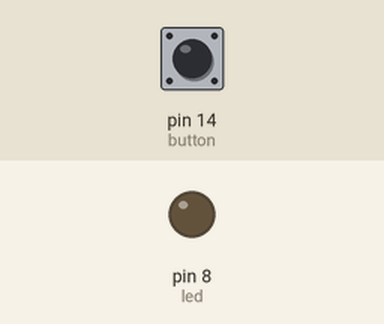
This sketch was run on a simulated Arduino Uno, built with avr-gcc and run on an emulated ATmega328P. Shown: output pins drawn as LEDs (lit = HIGH). Dashed ring = blinking. Inputs (shaded band) come from the test bench; at power-on: pin 14 (button) LOW.

Above: at 1.2 s.
1.3 s: pin 14 (button) pulled HIGH for 1 s
At 1.67 s:
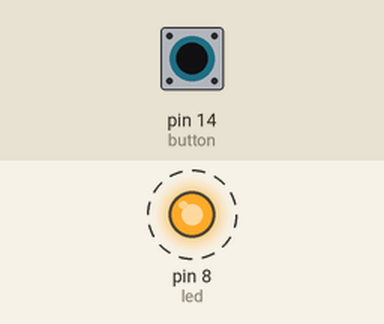
3.8 s: pin 14 (button) pulled HIGH for 0.15 s
At 4.8 s:
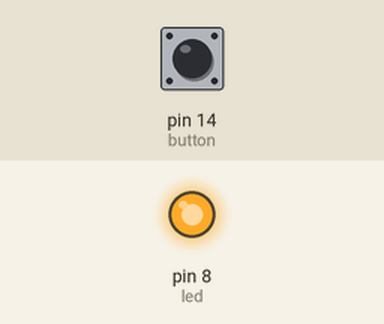
5.5 s: pin 14 (button) pulled HIGH for 3.2 s
At 9.6 s:
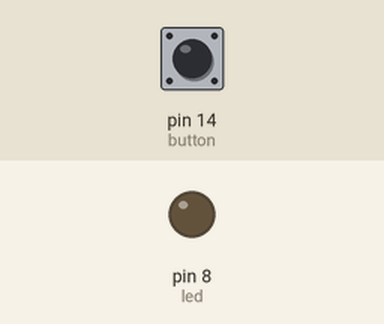
Timing chart, 0 to 11.1 s (numbered marks = the images above; inputs shaded):
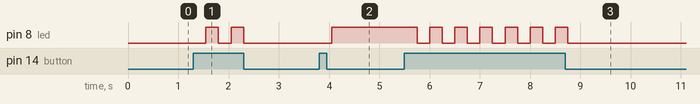

The sketch:

Pulsador.ino
```cpp
int led=8;
int button=14;
void setup() {
  pinMode(led, OUTPUT);
  pinMode(button,INPUT);
  digitalWrite(led,LOW);}
void loop() {
  if(digitalRead(button)==1){
    delay(250);
    if(digitalRead(led)==0){
      digitalWrite(led,HIGH);}
      else{
        digitalWrite(led,LOW);}
        }
        }
```

Measured:
- after the input at 1.3 s, pin 8 (led): alternates HIGH for 0.25 s and LOW for 0.25 s, 4 changes in all, then stays LOW, starting after 0.25 s
- after the input at 3.8 s, pin 8 (led): LOW → HIGH after 0.25 s
- after the input at 5.5 s, pin 8 (led): alternates HIGH for 0.25 s and LOW for 0.25 s, 13 changes in all, then stays LOW, starting after 0.25 s
